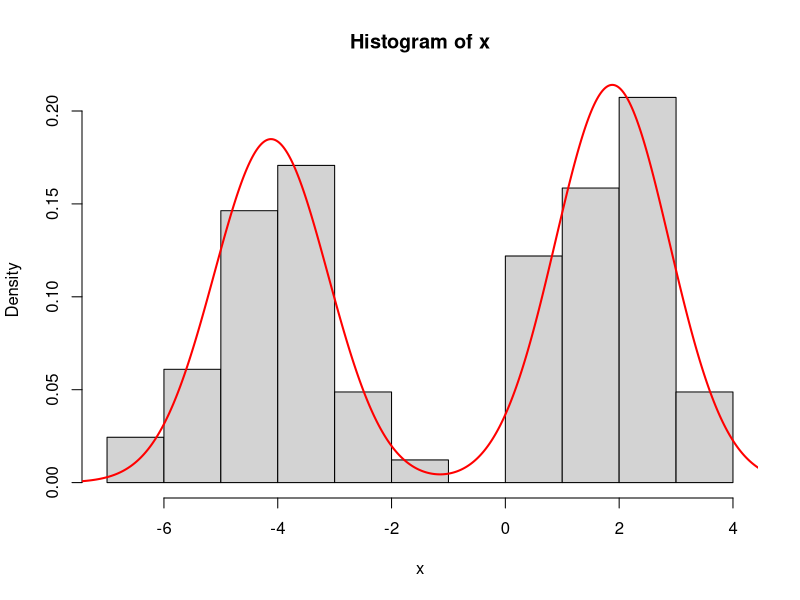

This figure's R source:

# zPrior(z = c(1, 2, 3), K = 3, N = 3, alpha = 1.0 )
# -log(6)

################
#---PACKAGES---#
################
require(compiler)
# require(mixtools)

############
#---DATA---#
############
# data generated from a mixture of two normals 0.5 * N(-4,1) + 0.5 * N(2,1) 
x <- c(3.2021219417081, 2.65741884298405, 0.780137036066781, 3.64724723765017, 
       2.81041331245526, -4.62984071052694, -3.14281370657829, -3.12319766617262, 
       0.908978440112633, 2.51957106216094, 1.6829613082298, -3.87567468005131, 
       0.945705446404869, 0.495428223641111, -3.70222557688605, 3.68414040371748, 
       1.71340601895164, 1.14251338854263, -4.67625135117806, -4.36161079110522, 
       2.5622235140633, 2.06378756223698, -6.05965795191174, 2.03357186159356, 
       1.85332992519105, -2.90292806264, -2.3872030054047, 2.97532564926973, 
       1.36038670563403, 2.03484398255987, -2.90544404614717, 1.94541101948915, 
       1.89877326620243, -4.58947787551057, -5.23332969425005, 1.35028279895402, 
       -5.7057364084379, -4.19795250440479, 0.169765958342949, -4.41040237770636, 
       3.23366242337812, 2.7355634096666, -3.79124850215067, 1.81625386149323, 
       1.1244817398166, -5.351603849814, -4.28238069609014, 2.81686670597407, 
       -3.41167847159064, 2.2695834486729, -4.33355486366414, -4.07156878219267, 
       0.66540681953474, 1.54438714296735, -6.69483940993138, -3.33693275965261, 
       -1.79182385472336, 2.57088565077193, 1.36080493186315, 2.47510953571402, 
       2.21485345997249, -3.14067593928145, -5.09841477435681, 0.995868098296324, 
       0.780575051090966, -4.78524027264247, -5.00218879969458, -3.31819478384048, 
       -3.22225921308094, 2.90755400556924, -4.5340589955408, -3.17250220599487, 
       1.3692421554455, 0.471461424865359, 2.21459894893125, -2.10032867323119, 
       -3.94392608719873, -3.96057630155318, -3.71448565584273, 0.730529435675807, 
       2.20540388616452, -4.56182609476879)

# x = rnormmix(82, lambda = c(0.5, 0.5), mu = c(-4, 2), sigma = c(1, 1))

##################
#---LIKELIHOOD---#
##################

partialLoglike <- function(x, mu, P) {
  return(dnorm( x, mean = mu, sd = P, log = T))
}

loglikelihood <- function(mu, z, P, data) {
  # mu - vector with K unique mean values
  # z - vector with N cluster assignments
  # data - vector with N data points
  # P - std dev (fixed)
  logL = 0;
  for(i in 1 : length(data)) {
    xi = data[i]
    mui = mu[z[i]]
    logL = logL + partialLoglike(xi, mui, P) #dnorm(x = xi, mean = mui, sd = P, log = TRUE )
  }
  
  return(logL )
}#END: loglikelihood

loglikelihood <- cmpfun(loglikelihood)

############
############
##---MU---##
############
############

#---PRIOR---#
muPrior <- function(mu, K, mu0, P0) {
  # prior for mu parameters (base model)
  # mu: vector of K unique parameter values
  # @return: likelihood of mu
  loglike = 0
  for(i in 1 : K) {
    
    loglike = loglike + dnorm(mu[i], mu0, P0)
    
  }#END: i loop
  
  return(loglike)
}#END: muPrior

muPrior <- cmpfun(muPrior)

#---RANDOM DRAW FROM PRIOR---#
muRand <- function(mu0, P0) {
  # generates random value from the prior for mu
  value = rnorm(n = 1, mean = mu0, sd = P0)
  return(value)
}#END: muRand

#---PROPOSAL---#
muProposal <- function(xt, operate) {
  # random walk (symmetric) proposal
  window = 0.1
  K = length(xt)
  r.cand = rep(NA, K)
  d.cand = rep(NA, K)
  d.curr = rep(NA, K)
  
  for(i in 1 : K) {
    
    if(operate) {
      
      r.cand[i] = runif(1, min = xt[i] - window, max = xt[i] + window)
      # they will be the same, proposal is symmetrical
      d.cand[i] = dunif(r.cand[i], min = xt[i] - window, max = xt[i] + window, log = T)
      d.curr[i] = dunif(xt[i], min = xt[i] - window, max = xt[i] + window, log = T)
      
    } else {
      r.cand[i] = xt[i]
      d.cand[i] = 0
      d.curr[i] = 0
    }
    
  }#END: i loop
  
  return(list(r.cand = r.cand, d.cand = d.cand, d.curr = d.curr))
}#END: muProposal

muProposal <- cmpfun(muProposal)

###########
###########
##---Z---##
###########
###########

#---PRIOR---#
zPrior <- function(z, K, N, mu, mu0, P0, alpha) {
  # prior for cluster assignments
  # @return: loglikelihood of an assignmnent z
  counts = matrix(NA, ncol = K, dimnames = list(NULL, c(1 : K) ) )
  theTable <- table(z)
  
  for(i in 1 : K) {
    colname <-  colnames(counts)[i]
    value <- theTable[which(names(theTable) == colname)]
    value <- ifelse(is.numeric(value), value, 0)
    counts[, i] <- ifelse(is.na(value), 0, value)
  }#END: i loop
  
  loglike = K * log(alpha)
  for(i in 1 : K) {
    
    eta = counts[i]
    if(eta > 0) {
      loglike = loglike + lfactorial(eta - 1)
    }# END: eta check
    
  }# END: i loop
  
  for(i in 1 : N) {
    loglike = loglike - log(alpha + i - 1)
  }
  
  loglike = loglike + muPrior(mu, K, mu0, P0)
  
  return(loglike)
}#END: prior

zPrior <- cmpfun(zPrior)

#---PROPOSAL---#
# zProposal <- function(z, K, N, mu, P, mu0, P0, alpha) {
#   # random walk (symmetric) integer proposal
#   index = sample( c(1 : N), 1)
#   value = sample( c(1 : K), 1 )
#   
#   r.cand = z
#   r.cand[index] = value
#   
#   # on the log scale
#   d.cand = 0
#   d.curr = 0
#   
#   return(list(r.cand = r.cand, d.cand = d.cand, d.curr = d.curr))
# }# END: proposal

zProposal <- function(z, K, N, mu, P, mu0, P0, alpha) {
  # gibbs proposal (algorithm 2 from Neal 2000)
  r.cand = z
  for(index in 1 : N) {
    
    occupancy = matrix(NA, ncol = K, dimnames = list(NULL, c(1 : K) ) )
    zi = r.cand[ - index]
    theTable = table(zi)
    
    for(i in 1 : K) {
      colname <-  colnames(occupancy)[i]
      value   <- theTable[which(names(theTable) == colname)]
      value   <- ifelse(is.numeric(value), value, 0)
      occupancy[, i] <- ifelse(is.na(value), 0, value)
    }#END: i loop
    
    probs = matrix(NA, ncol = K, dimnames = list(NULL, c(1 : K) ) )
    for(i in 1 : K) {
      
      if(occupancy[i] == 0) {# draw new
        
        # likelihood for unrepresented class: / P(x[index] | mu[i]) * P(mu[i]) dm[i]
        # M-H for poor people:  sample from prior for mu (base model), evaluate at likelihood
        
        M = 1
        like = 0
        for(m in 1 : M) {
          mu.cand = muRand(mu0, P0)
          like = like + partialLoglike( x[index], mu.cand, P ) 
        }
        
        probs[i] = log( (alpha) / (N - 1 + alpha) ) + like / M
        
      } else {# draw existing
        
        # likelihood for components with observations other than x_i currently associated with them is N(mu_j, P)
        like = dnorm( x[index], mu[i], P, log = T) 
        probs[i] = ( (occupancy[i]) / (N - 1 + alpha) ) + like
        
      }#END: occupation check
      
    }#END: i loop
    
    # rescale to improve accuracy
    #     max = max(probs)
    #     for(i in 1 : K) {
    #       probs[i] = probs[i] - max
    #     }
    #     
    #     # normalize probs (b in Neal 2000)
    #     norm = 0;
    #     for(i in 1 : K) {
    #       norm = norm + probs[i]^2
    #     }
    #     norm = sqrt( norm )
    #     
    #     for(i in 1 : K) {
    #       probs[i] = probs[i] / norm 
    #     }
    #     
    probs = exp(probs)
    
    value = sample(c(1 : K), size = 1, prob = probs)
    r.cand[index] = value
  }#END: index loop
  
  # on log scale
  d.cand =  0 
  d.curr =  0 
  
  return(list(r.cand = r.cand, d.cand = d.cand, d.curr = d.curr))
}#END: proposal

zProposal <- cmpfun(zProposal)

###############
#---SAMPLER---#
###############
metropolisHastings <- function(loglikelihood, prior, proposal, data, zstartvalue, mustartvalue, P, mu0, P0, alpha, Nsim) {
  
  N <- length(zstartvalue)
  K <- length(mustartvalue)
  
  muchain = array(dim = c(Nsim, K))
  muchain[1, ] = mustartvalue
  
  zchain = array(dim = c(Nsim, N))
  zchain[1, ] = zstartvalue
  for (i in 1 : (Nsim - 1)) {
    
    zcandidate = zProposal(z = zchain[i, ], K, N, mu = muchain[i, ], P,  mu0, P0, alpha)
    r.zcandidate = zcandidate$r.cand
    d.zcandidate = zcandidate$d.cand
    d.zcurr = zcandidate$d.curr
    
    mucandidate = muProposal(muchain[i, ], operate = TRUE) 
    
    r.mucandidate = mucandidate$r.cand
    d.mucandidate = sum(mucandidate$d.cand)
    d.mucurr = sum(mucandidate$d.curr)
    
    probab = exp(
      
      ( loglikelihood(mu = r.mucandidate, z = r.zcandidate, P = P, data) + 
          zPrior(r.zcandidate, K, N, r.mucandidate, mu0, P0, alpha) + d.zcandidate + 
          muPrior(r.mucandidate, K, mu0, P0) + d.mucandidate
      ) -
        
        ( loglikelihood(mu = muchain[i, ], z = zchain[i, ], P = P, data) + 
            zPrior(zchain[i, ], K, N, muchain[i, ], mu0, P0, alpha) + d.zcurr + 
            muPrior(muchain[i, ], K, mu0, P0) + d.mucurr
        )
      
    )
    
    if (runif(1) < probab) {
      zchain[i + 1, ] = r.zcandidate
      muchain[i + 1, ] = r.mucandidate
    } else {
      zchain[i + 1, ] = zchain[i, ]
      muchain[i + 1, ] = muchain[i, ]
    }#END: accept check
    
  }#END: iterations loop
  
  return(list(zchain = zchain, muchain = muchain))
}#END: metropolisHastings

metropolisHastings <- cmpfun(metropolisHastings)


############
#---MCMC---#
############
num.mode <- function(x) {
  as.numeric(names(which(table(x) == max(table(x)))))
}

CI <- function (x, ci = 0.95) {
  a = mean(x)
  s = sd(x)
  n = length(x)
  error = qt(ci + (1 - ci)/2, df = n - 1) * s/sqrt(n)
  
  return(c(upper = a + error, mean = a, lower = a - error))
}

run <- function() {
  
  Nsim  <-  10^3
  N     <- length(x)
  P     <- 1
  alpha <- 0.01
  z     <- rep(1, N)
  K     <- 2
  mu    <- c(-4, 2)
  mu0   <- mean(x) 
  P0    <- sd(x)
  
  chain = metropolisHastings(loglikelihood, prior, proposal, data = x, zstartvalue = z, mustartvalue = mu, P, mu0, P0, alpha, Nsim)
  
  muchain = chain$muchain
  zchain = chain$zchain
  
  ### getting the posterior past burnin
  burnin <- 200
  postMode = apply(zchain[burnin : Nsim, ], 2, num.mode)
  postMean = apply(muchain[burnin : Nsim, ], 2, mean)
  
  probs = rep(NA, length(postMean))
  for(i in 1 : K) {
    probs[i] = sum(postMode == i) / N
  }
  
  grid = seq(min(x) - 1, max(x) + 1, length = 500)
  dens = rep(NA, length = length(grid))
  
  for(i in 1 : length(grid)) {
    dens[i] = sum(probs * dnorm(grid[i], postMean, P))
  }
  
  hist(x, freq = FALSE)
  lines(grid, dens, col = 'red', lwd = 2)
  
  print(postMode)
  print(kmeans(x, centers = c(-4, 2))$cluster)
  
  for(i in 1 : K) {
    print(CI(muchain[burnin : Nsim, i], ci = 0.95))
  }#END: i loop
}#END: run

run()
